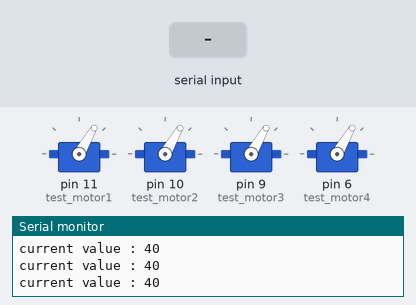
The sketch below on a simulated Arduino Uno, built with avr-gcc and run on an emulated ATmega328P. Parts: 4 × servo, the last lines printed to the serial monitor. Inputs (shaded band) come from the test bench.

Above: at 4.2 s.
4.3 s: "u" received over Serial
At 4.8 s:
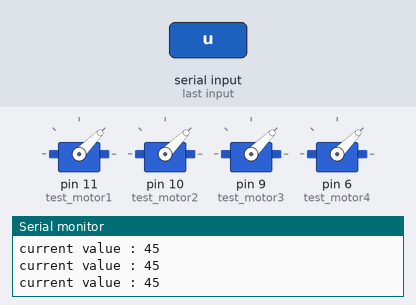
5.8 s: "d" received over Serial
At 6.2 s:
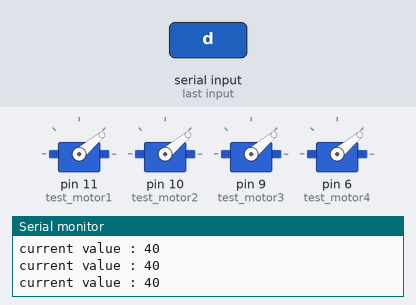
7.3 s: "d" received over Serial
At 8.7 s:
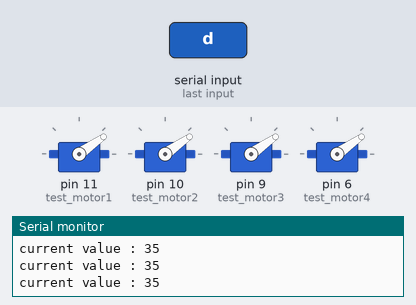
Timing chart, 0 to 10.3 s (numbered marks = the images above; inputs shaded):
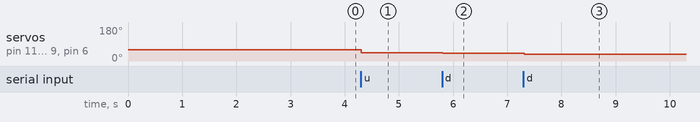

The sketch:

motor.ino
```cpp
#include <Servo.h>

Servo test_motor1;
Servo test_motor2;
Servo test_motor3;
Servo test_motor4;

int val=40;

void setup() {
  Serial.begin(9600);
  test_motor1.attach(11);
  test_motor2.attach(10);
  test_motor3.attach(9);
  test_motor4.attach(6);


  test_motor1.write(60);
  test_motor2.write(60);
  test_motor3.write(60);
  test_motor4.write(60);
  delay(3000);
}

void loop() {
  if(Serial.available()){
    char temp = Serial.read();
    if(temp=='u'){
      val += 5;
    }
    else if (temp=='d'){
      val -= 5;

    }
    test_motor1.write(val);
    test_motor2.write(val);
    test_motor3.write(val);
    test_motor4.write(val);
  }
  Serial.print("current value : ");
  Serial.println(val);
  delay(100);
}


// motor control by val
// signal with write line
```

Measured:
- after the input at 4.3 s, servo on pin 11 (test_motor1), servo on pin 10 (test_motor2), servo on pin 9 (test_motor3), servo on pin 6 (test_motor4): 60° → 45° at once
- after the input at 5.8 s, servo on pin 11 (test_motor1), servo on pin 10 (test_motor2), servo on pin 9 (test_motor3), servo on pin 6 (test_motor4): 45° → 40° at once
- after the input at 7.3 s, servo on pin 11 (test_motor1), servo on pin 10 (test_motor2), servo on pin 9 (test_motor3), servo on pin 6 (test_motor4): 40° → 35° at once
